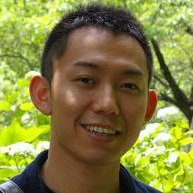
#> input picture data/train_pics/yosuke.jpg, 193 x 193 px, found by its file name; its folder holds only this picture in this run
$ python ImageRestoration.py
#> lines starting #> are read from the running program, lines starting #| are printed output that depends on the picture
### examples/utils.py
import os

import numpy as np
from PIL import Image


def readImg2array(file, size, threshold=145):
    """Read Image file and convert it to Numpy array.

    Arguments:
        file {str} -- image local file path
        size {tuple} -- resize image size

    Keyword Arguments:
        threshold {int} -- binary threshold (default: {145})

    Returns:
        np.ndarray -- image matrix
    """
#> called with file = 'examples/data/train_pics/yosuke.jpg', size = (100, 100), threshold = 60

    # read image file and convert it to gray
    img = Image.open(file).convert(mode="L")
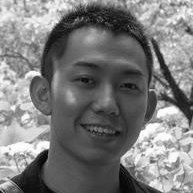
#> img: PIL image 193x193 L; min 1, max 255, mean 122.7
    img = img.resize(size)  # resize image
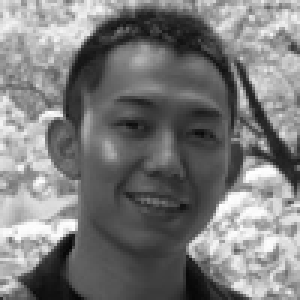
#> img: PIL image 100x100 L (shown 3 times larger); min 6, max 255, mean 122.7

    # binarize image array
    imgArray = np.asarray(img)
    mat = np.zeros(img.size)

    mat[imgArray > threshold] = 1
    mat[imgArray <= threshold] = -1

    return mat


# [21 lines left out: function array2img, not called in this run]


def preprocess(path, size, threshold):
    """Generate data, read image from path and flatten it to vector.

    Arguments:
        path {str} -- the folder path

    Returns:
        list -- data list
    """

    paths = [os.path.join(path, p) for p in os.listdir(path)]
    data_pics = [readImg2array(p, size=size, threshold=threshold)
                 for p in paths]
    data = [mat.flatten() for mat in data_pics]

    return data

### examples/ImageRestoration.py
import sys
sys.path.append('../')

import os

import dhnn
import utils


# paramters
cwd_path = os.path.split(os.path.abspath(__file__))[0]
threshold = 60
size = (100, 100)


def main():
    # create a list of train data.
    train_path = os.path.join(cwd_path, 'data/train_pics')
    train_data = utils.preprocess(train_path, size, threshold)

    # create a list of tese data, e.g. yosukekatada 's sunglasses picture.
    test_path = os.path.join(cwd_path, 'data/test_pics')
    test_data = utils.preprocess(test_path, size, threshold)

    # build network
    network = dhnn.DHNN()
    network.train(train_data)  # start training
    recovery = [network.predict(i) for i in test_data]  # start testing

    # recovery image
    for counter, img in enumerate(recovery):
        img_after = img.reshape(size)
        filename = "recovery_{}.jpg".format(counter)
        outfile = os.path.join(cwd_path, filename)
        utils.array2img(img_after, outFile=outfile)


if __name__ == "__main__":
#> (the run stopped early here; a loop or call above may not have finished)
